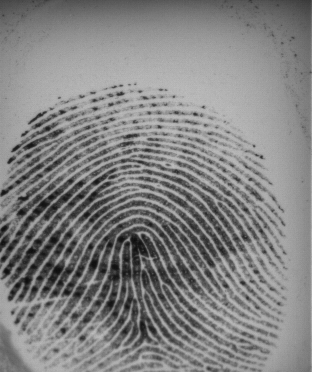
#> input picture images/training/Training Biometrika Live/Live/10_1.png, 312 x 372 px; its folder holds only this picture in this run
$ python spoof_detector.py
#> lines starting #> are read from the running program, lines starting #| are printed output that depends on the picture
### pyfingerprintdetector/localbinarypatterns.py

from skimage import feature
import numpy as np

class LocalBinaryPatterns:

    def __init__(self, numPoints, radius):

        # Parameters for computing LBP
        # store the number of points and radius
        self.numPoints = numPoints
        self.radius = radius

    def describe(self, image, eps=1e-7):

        # compute the Local Binary Pattern representation
        # of the image, and then use the LBP representation
        # to build the histogram of patterns

        lbp = feature.local_binary_pattern(image, self.numPoints, self.radius, method="uniform")
        (hist, _) = np.histogram(lbp.ravel(), bins=np.arange(0, self.numPoints + 3), range=(0, self.numPoints + 2))

        # normalize the histogram
        hist = hist.astype("float")
        hist /= (hist.sum() + eps)

        # return the histogram of Local Binary Patterns
        return hist

### spoof_detector.py
from pyfingerprintdetector.localbinarypatterns import LocalBinaryPatterns
from sklearn.svm import LinearSVC
from imutils import paths
from sklearn.metrics import precision_score, recall_score, accuracy_score
import cv2
import os

training = "images\\training"
testing = "images\\testing"
# initialize the local binary patterns descriptor along with
# the data and label lists
desc = LocalBinaryPatterns(24, 8)
data = []
labels = []
# loop over the training images
for imagePath in paths.list_images(training):
    # load the image
    image = cv2.imread(imagePath)
#> image is the input picture: shape (372, 312, 3); min 12, max 192, mean 130.4
    # Convert the image into greyscale
    gray = cv2.cvtColor(image, cv2.COLOR_BGR2GRAY)
    # Describe the image, histogram is computed using the method in localbinarypatterns.py
    hist = desc.describe(gray)
#> in describe, `lbp = feature.local_binary_pattern(image, self.numPoints, self.radius,..`:
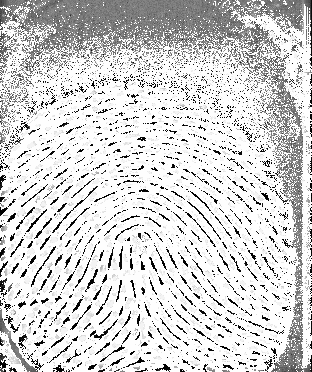
#> lbp: shape (372, 312) float64; min 0, max 25, mean 20.7; drawn with min black and max white
#> in describe, `(hist, _) = np.histogram(lbp.ravel(), bins=np.arange(0, self.numPoints..`: hist = 26 values, max 78336 at index 25, min 183 at index 5, mean 4464
#> in describe, `hist /= (hist.sum() + eps)`: hist = 26 values, max 0.675 at index 25, min 0.00158 at index 5, mean 0.0385
    # extract the label from the image path
    # Append all labels of training images and update the data lists
    labels.append(imagePath.split(os.path.sep)[-2])
    data.append(hist)
#> pass 2 of the loop `for imagePath in paths.list_images(training):`:
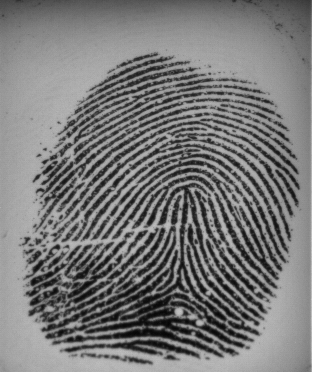
#> input picture images/training/Training Biometrika Spoof/Training Biometrika Spoof/Spoof/10_1.png, 312 x 372 px
#> image is the input picture: shape (372, 312, 3); min 4, max 200, mean 120.2
#> in describe (call 2), `lbp = feature.local_binary_pattern(image, self.numPoints, self.radius,..`:
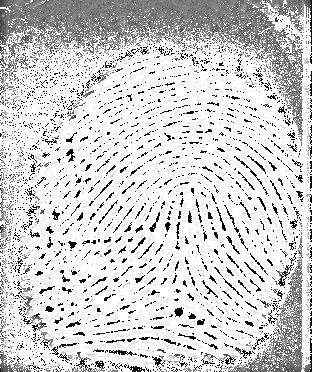
#> lbp: shape (372, 312) float64; min 0, max 25, mean 20.7; drawn with min black and max white
#> in describe (call 2), `(hist, _) = np.histogram(lbp.ravel(), bins=np.arange(0, self.numPoints..`: hist = 26 values, max 79436 at index 25, min 159 at index 18, mean 4464
#> in describe (call 2), `hist /= (hist.sum() + eps)`: hist = 26 values, max 0.684 at index 25, min 0.00137 at index 18, mean 0.0385

# train a Linear SVM on the data
model = LinearSVC(C=100.0, random_state=42, max_iter=10000)
model.fit(data, labels)

y_test = []
y_pred = []
count = 0
# loop over the testing images
for imagePath in paths.list_images(testing):
    # load the image, convert it to grayscale, describe it,
    # and classify it
    image = cv2.imread(imagePath)
    gray = cv2.cvtColor(image, cv2.COLOR_BGR2GRAY)
    hist = desc.describe(gray)
    prediction = model.predict(hist.reshape(1, -1))
    # Extract the label from imagePath and update
    actual_label = imagePath.split(os.path.sep)[-2]
    # Update all the actual labels of test data to y_test
    y_test.append(actual_label)
    # Update all the predicted values to y_pred
    y_pred.append(prediction[0])

    #if actual_label=='Spoof' and prediction[0]=='Live':
     #   count +=1
precision = precision_score(y_test, y_pred, pos_label='Live')
print('Precision = ',precision)

recall = recall_score(y_test, y_pred, pos_label='Live')
print('Recall = ',recall)

print('Accuracy score = ',accuracy_score(y_test, y_pred))
#print(count)
